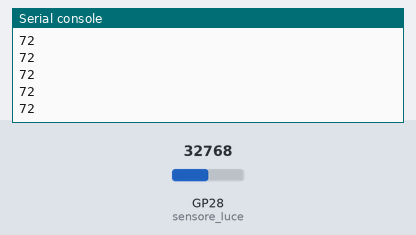
Bench run of a program on a simulated Raspberry Pi Pico running MicroPython. On the bench: the last lines printed to the serial console. Inputs (shaded band) come from the test bench; at power-on: GP28 (sensore_luce) = 32768 (analog values on the 0–65535 scale).

Above: at 1.2 s.
1.3 s: GP28 (sensore_luce) set to 45874
At 1.56 s:
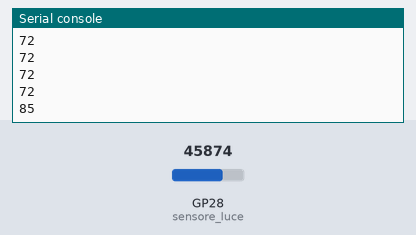
2.8 s: GP28 (sensore_luce) set to 57670
At 2.96 s:
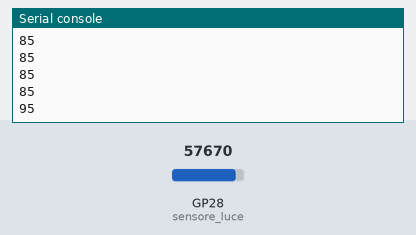
Timing chart, 0 to 5.8 s (numbered marks = the images above; inputs shaded):
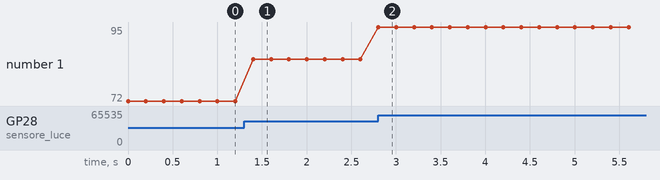

The program:

10_02_esposimetro.py
```python
from machine import ADC, Pin
from utime import sleep
from math import sqrt

sensore_luce = ADC(28)
lettura_buio = 200
fattore_di_scala = 2.5

def lettura_luce():
    lettura = sensore_luce.read_u16()
    # print(lettura)
    percent = int(sqrt(lettura - lettura_buio) / fattore_di_scala)
    if percent < 0:
        percent = 0
    elif percent > 100:
        percent = 100
    return (percent)

while True:
    livello_luminoso = lettura_luce()
    print(livello_luminoso)
    sleep(0.2)
```

Measured:
- after the input at 1.3 s, the serial console: prints a new line after 0.10 s (image 1)
- after the input at 2.8 s, the serial console: prints a new line at once (image 2)
- plotted number 1: 72 → 85 after the input at 1.3 s, 85 → 95 after the input at 2.8 s
